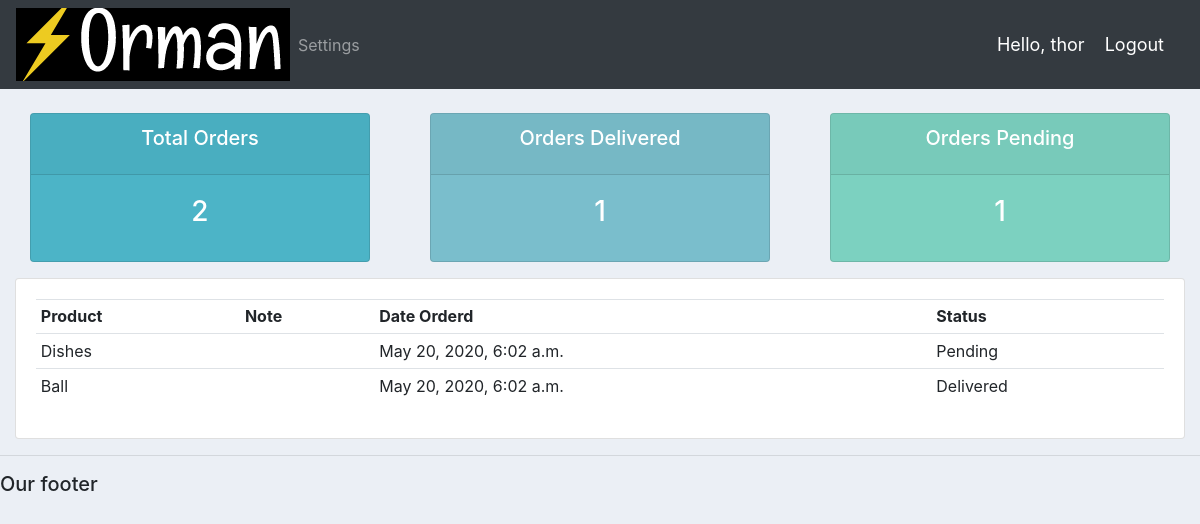
/user/ (signed in), run on the app's committed database.
### accounts/models.py (models this page shows)
class Order(models.Model):
	STATUS = (
			('Pending', 'Pending'),
			('Out for delivery', 'Out for delivery'),
			('Delivered', 'Delivered'),
			)
	customer=models.ForeignKey(Customer,null=True,on_delete=models.SET_NULL)
	product=models.ForeignKey(Product,null=True,on_delete=models.SET_NULL)
	date_created = models.DateTimeField(auto_now_add=True, null=True)
	status = models.CharField(max_length=200,null=True,choices=STATUS)
	def __str__(self):
		return self.product.name

class Product(models.Model):
	CATEGORY = (
			('Indoor', 'Indoor'),
			('Out Door', 'Out Door'),
			)
	name = models.CharField(max_length=200,null=True)
	price = models.FloatField(null=True)
	category = models.CharField(max_length=200,null=True,choices=CATEGORY)
	date_created = models.DateTimeField(auto_now_add=True, null=True)
	tags=models.ManyToManyField(Tag)
	def __str__(self):
		return self.name

### accounts/decorators.py (the view)
		def wrapper_func(request, *args, **kwargs):
			group = None
			if request.user.groups.exists():
				group = request.user.groups.all()[0].name
			if group in allowed_roles:
				return view_func(request, *args, **kwargs)
			else:
				return HttpResponse('You are not authorized to view this page')

### accounts/views.py (called while the page is built)
@login_required(login_url='login')
@allowed_users(allowed_roles=['customer'])
def userPage(request):
	orders = request.user.customer.order_set.all()
	total_orders = orders.count()
	delivered = orders.filter(status='Delivered').count()
	pending = orders.filter(status='Pending').count()
	print('ORDERS:', orders)
	context = {'orders':orders, 'total_orders':total_orders,
	'delivered':delivered,'pending':pending}
	return render(request, 'accounts/user.html', context)

### accounts/templates/accounts/user.html
{%  extends 'accounts/main.html' %}
{% block content %}
{%  include 'accounts/status.html' %}
<div class="row">
	<div class="col-md">
		<div class="card card-body">
			<table class="table table-sm">
				<tr>
					<th>Product</th>
					<th>Note</th>
					<th>Date Orderd</th>
					<th>Status</th>
				</tr>
				{% for order in orders %}
				<tr>
					<td>{{order.product}}</td>
					<td>{{order.note}}</td>
					<td>{{order.date_created}}</td>
					<td>{{order.status}}</td>
				</tr>
				{% endfor %}
			</table>
		</div>
	</div>
</div>
{% endblock content %}

### accounts/templates/accounts/navbar.html (shortened to what this page needs)
{% load static %}
<nav class="navbar navbar-expand-lg navbar-dark bg-dark">
 <img src="{% static 'images/logo.png' %}">
  <div class="collapse navbar-collapse" id="navbarNav">
    <ul class="navbar-nav">
      {% if request.user.is_staff %}
      <li class="nav-item active">
        <a class="nav-link" href="{% url 'home' %}">Dashboard</a>
      </li>
      <li class="nav-item">
        <a class="nav-link" href="{% url 'products' %}">Products</a>
      </li>
      {% else %}
       <li class="nav-item">
        <a class="nav-link" href="{% url 'account' %}">Settings</a>
      </li>
      {% endif %}
    </ul>
  </div>
  <span class="hello-msg">Hello, {{request.user}}</span>
  <span ><a  class="hello-msg" href="{% url 'logout' %}">Logout</a></span>
</nav>

### static/css/main.css (style rules this page uses)
body { background-color: #ebeff5; }

### accounts/templates/accounts/navbar.html (style rules this page uses)
.hello-msg { font-size: 18px; color: #fff; margin-right: 20px; }

### data on the page
Order: product "Dishes", date_created "May 20, 2020, 6:02 a.m.", status "Pending"
Order: product "Ball", date_created "May 20, 2020, 6:02 a.m.", status "Delivered"

### other printed values
{{ request.user }} "thor"
{{ total_orders }} "2"
{{ delivered }} "1"
{{ pending }} "1"
